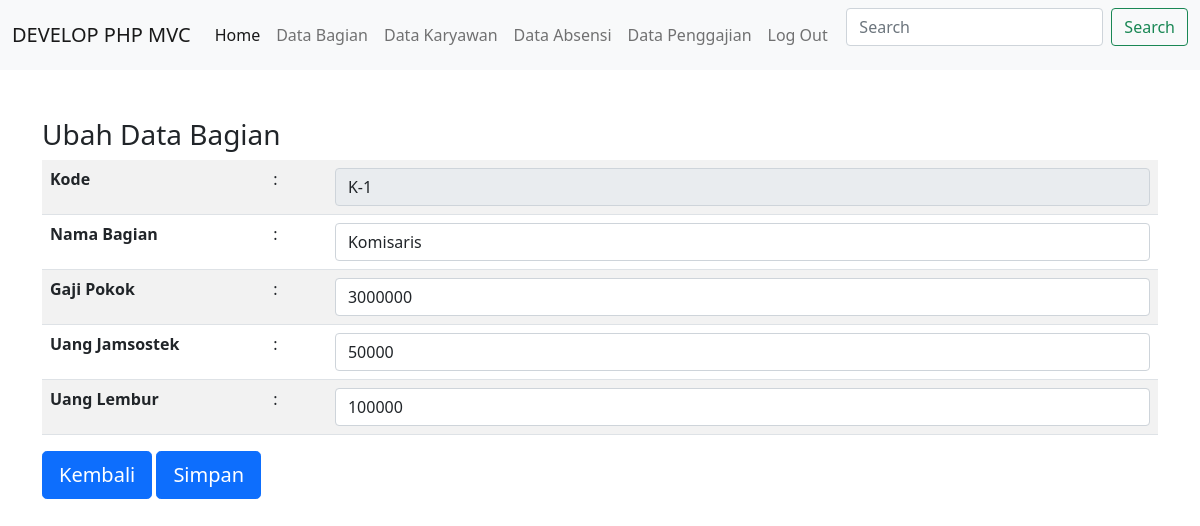
Screenshot of /public/bagian/detail/K-1 (signed in) with the database file from the repository.
### tables this page shows
CREATE TABLE `bagian` (
  `kd_bagian` char(4) NOT NULL,
  `nama_bagian` varchar(100) NOT NULL,
  `gaji_pokok` int(10) DEFAULT NULL,
  `uang_jamsostek` int(10) DEFAULT NULL,
  `uang_lembur` int(10) DEFAULT NULL
);

### app/core/Controller.php (called while the page is built, shortened)
<?php
class Controller{
	public function view($view, $data = [])
	{
		require_once'../app/views/'.$view.'.php';
	}
	public function model($model)
	{
		return new $model;
	}
}
?>

### app/controllers/Bagian.php (called while the page is built, shortened)
<?php
class Bagian extends Controller{
	public function detail($kd_bagian)
	{
		$data['judul']='Detail Bagian';
		$data['bag']=$this->model('Bagian_model')->getBagianByKd($kd_bagian);
		$this->view('bagian/detail',$data);
	}
}
?>

### app/core/App.php (called while the page is built, shortened)
<?php
class App {
    protected $method = 'index';
    protected $params = [];
    public function __construct()
    {
        $url = $this->parse_url();
        if(file_exists('../app/controllers/' . $url[0] . '.php') ) {
            unset($url[0]);
        }
        $this->controller = new $this->controller;
        if ( isset($url[1] )){
            if (method_exists ($this->controller, $url[1])){
                $this->method = $url[1];
                unset($url[1]);
            }
        }
        if( !empty($url)){
            $this->params = array_values($url);
        }
        call_user_func_array([$this->controller, $this->method], $this->params);
    }
    public function parse_url()
    {
        if(isset($_GET['url']) ){
            $url = rtrim($_GET['url'],'/');
            $url = filter_var($url, FILTER_SANITIZE_URL);
            $url = explode('/', $url);
            return $url;
        }
    }
}
?>

### public/index.php (called while the page is built, shortened)
<?php
$app = new App;
?>

### app/core/Database.php (called while the page is built, shortened)
<?php
class Database{
	private $host=DB_HOST;
	private $user=DB_USER;
	private $pass=DB_PASS;
	private $db_name=DB_NAME;
	private $dbh;
	private $stmt;
	public function __construct()
	{
		$dsn='mysql:host='.$this->host.';dbname='.$this->db_name;
		$option=[
			PDO::ATTR_PERSISTENT => TRUE,
			PDO::ATTR_ERRMODE => PDO::ERRMODE_EXCEPTION
		];
		try{
			$this->dbh=new PDO($dsn,$this->user,$this->pass,$option);
		} catch(PDOException $e){
			die($e->getMessage());
		}
	}
	public function query($query)
	{
		$this->stmt=$this->dbh->prepare($query);
	}
	public function bind($param, $value, $type=null)
	{
		if(is_null($type)){
			switch(true){
				default:
					$type=PDO::PARAM_STR;
			}
		}
		$this->stmt->bindValue($param, $value, $type);
	}
	public function execute()
	{
		$this->stmt->execute();
	}
	public function single()
	{
		$this->execute();
		return $this->stmt->fetch(PDO::FETCH_ASSOC);
	}
}
?>

### app/models/Bagian_model.php (called while the page is built, shortened)
<?php
class Bagian_model{
	private $table = 'bagian';
	private $db;
	public function __construct()
	{
		$this->db=new Database;
	}
	public function getBagianByKd($kd_bagian)
	{
		$this->db->query('SELECT*FROM '.$this->table.' WHERE kd_bagian =:kd_bagian');
		$this->db->bind('kd_bagian',$kd_bagian);
		return $this->db->single();
	}
}
?>

### app/views/bagian/detail.php (the view)
<div class="container mt-5">
	<form action="<?=BASEURL;?>/bagian/updateDataBagian" method="post">
		<h3>Ubah Data Bagian</h3>
		<table class="table table-striped table-middle">
		  	<tr>
		    	<th width="20%">Kode</th>
		    	<td>:</td>
		    	<td>
		    		<input readonly=1 type="text" class="form-control" name="kd_bagian" value="<?=$data['bag']['kd_bagian'] ?>">
		    	</td>
		  	</tr>
			<tr>
		    	<th>Nama Bagian</th>
		    	<td>:</td>
		    	<td>
		    		<input type="text" class="form-control" name="nama_bagian" value="<?=$data['bag']['nama_bagian'] ?>">
		    	</td>
		  	</tr>
		  	<tr>
		    	<th>Gaji Pokok</th>
		    	<td>:</td>
		    	<td>
		    		<input type="text" class="form-control" name="gaji_pokok" value="<?=$data['bag']['gaji_pokok'] ?>">
		    	</td>
		  	</tr>
		  	<tr>
			    <th>Uang Jamsostek</th>
			    <td>:</td>
			    <td>
			    	<input type="text" class="form-control" name="uang_jamsostek" value="<?=$data['bag']['uang_jamsostek'] ?>">
			    </td>
		  	</tr>
		  	<tr>
		    	<th>Uang Lembur</th>
		    	<td>:</td>
		    	<td>
		    		<input type="text" class="form-control" name="uang_lembur" value="<?=$data['bag']['uang_lembur'] ?>">
		    	</td>
		  	</tr>
		</table>
		<a href="<?=BASEURL;?>/bagian" class="btn btn-primary btn-lg">
  			<i class="glyphicon glyphicon-floppy-save"></i> Kembali
		</a>
		<button type="submit" class="btn btn-primary btn-lg">
		  <i class="glyphicon glyphicon-floppy-save"></i> Simpan
		</button>
	</form>
</div>

### rows the page displays
bagian: kd_bagian "K-1", nama_bagian "Komisaris", gaji_pokok "3000000", uang_jamsostek "50000", uang_lembur "100000"
